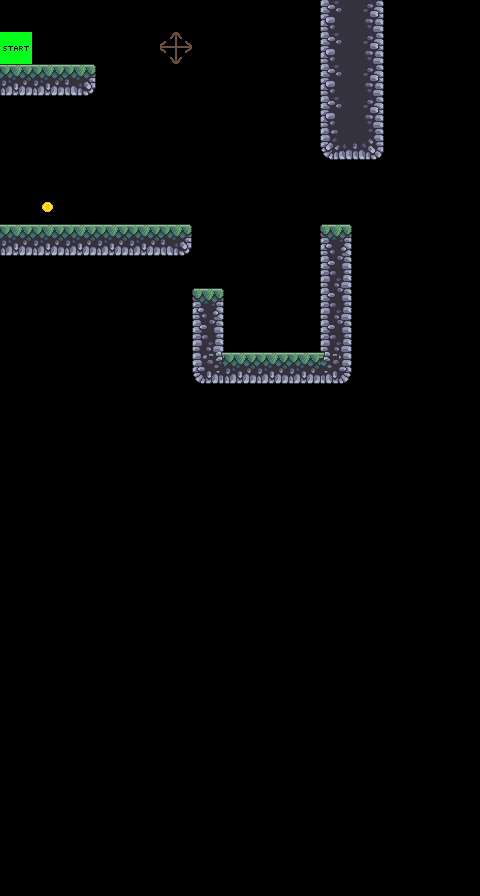

A level layout from a 2D game, rendered from its tile map. Below: a short description, then the map file with its tile-grid data intact:
An orthogonal 15x28 tile map with 32x32 px tiles, 4 tile layers (cst_terrain, dsf_change_direction, saf_scores, player), 4 tilesets.

<map version="1.8" tiledversion="1.8.2" orientation="orthogonal" renderorder="right-down" width="15" height="28" tilewidth="32" tileheight="32" infinite="0" nextlayerid="5" nextobjectid="1">
 <tileset firstgid="1" source="../tile_sets/player_tiles.tsx" />
 <tileset firstgid="2" source="../tile_sets/terrain_tiles.tsx" />
 <tileset firstgid="44" source="../tile_sets/change direction.tsx" />
 <tileset firstgid="45" source="../tile_sets/scores.tsx" />
 <layer id="1" name="cst_terrain" width="15" height="28">
  <data encoding="csv">
0,0,0,0,0,0,0,0,0,0,8,10,0,0,0,
0,0,0,0,0,0,0,0,0,0,8,10,0,0,0,
21,21,22,0,0,0,0,0,0,0,8,10,0,0,0,
0,0,0,0,0,0,0,0,0,0,8,10,0,0,0,
0,0,0,0,0,0,0,0,0,0,14,16,0,0,0,
0,0,0,0,0,0,0,0,0,0,0,0,0,0,0,
0,0,0,0,0,0,0,0,0,0,0,0,0,0,0,
21,21,21,21,21,22,0,0,0,0,5,0,0,0,0,
0,0,0,0,0,0,0,0,0,0,11,0,0,0,0,
0,0,0,0,0,0,5,0,0,0,11,0,0,0,0,
0,0,0,0,0,0,11,0,0,0,11,0,0,0,0,
0,0,0,0,0,0,28,21,21,21,29,0,0,0,0,
0,0,0,0,0,0,0,0,0,0,0,0,0,0,0,
0,0,0,0,0,0,0,0,0,0,0,0,0,0,0,
0,0,0,0,0,0,0,0,0,0,0,0,0,0,0,
0,0,0,0,0,0,0,0,0,0,0,0,0,0,0,
0,0,0,0,0,0,0,0,0,0,0,0,0,0,0,
0,0,0,0,0,0,0,0,0,0,0,0,0,0,0,
0,0,0,0,0,0,0,0,0,0,0,0,0,0,0,
0,0,0,0,0,0,0,0,0,0,0,0,0,0,0,
0,0,0,0,0,0,0,0,0,0,0,0,0,0,0,
0,0,0,0,0,0,0,0,0,0,0,0,0,0,0,
0,0,0,0,0,0,0,0,0,0,0,0,0,0,0,
0,0,0,0,0,0,0,0,0,0,0,0,0,0,0,
0,0,0,0,0,0,0,0,0,0,0,0,0,0,0,
0,0,0,0,0,0,0,0,0,0,0,0,0,0,0,
0,0,0,0,0,0,0,0,0,0,0,0,0,0,0,
0,0,0,0,0,0,0,0,0,0,0,0,0,0,0
</data>
 </layer>
 <layer id="4" name="dsf_change_direction" width="15" height="28" locked="1">
  <data encoding="csv">
0,0,0,0,0,0,0,0,0,0,0,0,0,0,0,
0,0,0,0,0,44,0,0,0,0,0,0,0,0,0,
0,0,0,0,0,0,0,0,0,0,0,0,0,0,0,
0,0,0,0,0,0,0,0,0,0,0,0,0,0,0,
0,0,0,0,0,0,0,0,0,0,0,0,0,0,0,
0,0,0,0,0,0,0,0,0,0,0,0,0,0,0,
0,0,0,0,0,0,0,0,0,0,0,0,0,0,0,
0,0,0,0,0,0,0,0,0,0,0,0,0,0,0,
0,0,0,0,0,0,0,0,0,0,0,0,0,0,0,
0,0,0,0,0,0,0,0,0,0,0,0,0,0,0,
0,0,0,0,0,0,0,0,0,0,0,0,0,0,0,
0,0,0,0,0,0,0,0,0,0,0,0,0,0,0,
0,0,0,0,0,0,0,0,0,0,0,0,0,0,0,
0,0,0,0,0,0,0,0,0,0,0,0,0,0,0,
0,0,0,0,0,0,0,0,0,0,0,0,0,0,0,
0,0,0,0,0,0,0,0,0,0,0,0,0,0,0,
0,0,0,0,0,0,0,0,0,0,0,0,0,0,0,
0,0,0,0,0,0,0,0,0,0,0,0,0,0,0,
0,0,0,0,0,0,0,0,0,0,0,0,0,0,0,
0,0,0,0,0,0,0,0,0,0,0,0,0,0,0,
0,0,0,0,0,0,0,0,0,0,0,0,0,0,0,
0,0,0,0,0,0,0,0,0,0,0,0,0,0,0,
0,0,0,0,0,0,0,0,0,0,0,0,0,0,0,
0,0,0,0,0,0,0,0,0,0,0,0,0,0,0,
0,0,0,0,0,0,0,0,0,0,0,0,0,0,0,
0,0,0,0,0,0,0,0,0,0,0,0,0,0,0,
0,0,0,0,0,0,0,0,0,0,0,0,0,0,0,
0,0,0,0,0,0,0,0,0,0,0,0,0,0,0
</data>
 </layer>
 <layer id="2" name="saf_scores" width="15" height="28">
  <data encoding="csv">
0,0,0,0,0,0,0,0,0,0,0,0,0,0,0,
0,0,0,0,0,0,0,0,0,0,0,0,0,0,0,
0,0,0,0,0,0,0,0,0,0,0,0,0,0,0,
0,0,0,0,0,0,0,0,0,0,0,0,0,0,0,
0,0,0,0,0,0,0,0,0,0,0,0,0,0,0,
0,0,0,0,0,0,0,0,0,0,0,0,0,0,0,
0,46,0,0,0,0,0,0,0,0,0,0,0,0,0,
0,0,0,0,0,0,0,0,0,0,0,0,0,0,0,
0,0,0,0,0,0,0,0,0,0,0,0,0,0,0,
0,0,0,0,0,0,0,0,0,0,0,0,0,0,0,
0,0,0,0,0,0,0,0,0,0,0,0,0,0,0,
0,0,0,0,0,0,0,0,0,0,0,0,0,0,0,
0,0,0,0,0,0,0,0,0,0,0,0,0,0,0,
0,0,0,0,0,0,0,0,0,0,0,0,0,0,0,
0,0,0,0,0,0,0,0,0,0,0,0,0,0,0,
0,0,0,0,0,0,0,0,0,0,0,0,0,0,0,
0,0,0,0,0,0,0,0,0,0,0,0,0,0,0,
0,0,0,0,0,0,0,0,0,0,0,0,0,0,0,
0,0,0,0,0,0,0,0,0,0,0,0,0,0,0,
0,0,0,0,0,0,0,0,0,0,0,0,0,0,0,
0,0,0,0,0,0,0,0,0,0,0,0,0,0,0,
0,0,0,0,0,0,0,0,0,0,0,0,0,0,0,
0,0,0,0,0,0,0,0,0,0,0,0,0,0,0,
0,0,0,0,0,0,0,0,0,0,0,0,0,0,0,
0,0,0,0,0,0,0,0,0,0,0,0,0,0,0,
0,0,0,0,0,0,0,0,0,0,0,0,0,0,0,
0,0,0,0,0,0,0,0,0,0,0,0,0,0,0,
0,0,0,0,0,0,0,0,0,0,0,0,0,0,0
</data>
 </layer>
 <layer id="3" name="player" width="15" height="28" locked="1">
  <data encoding="csv">
0,0,0,0,0,0,0,0,0,0,0,0,0,0,0,
1,0,0,0,0,0,0,0,0,0,0,0,0,0,0,
0,0,0,0,0,0,0,0,0,0,0,0,0,0,0,
0,0,0,0,0,0,0,0,0,0,0,0,0,0,0,
0,0,0,0,0,0,0,0,0,0,0,0,0,0,0,
0,0,0,0,0,0,0,0,0,0,0,0,0,0,0,
0,0,0,0,0,0,0,0,0,0,0,0,0,0,0,
0,0,0,0,0,0,0,0,0,0,0,0,0,0,0,
0,0,0,0,0,0,0,0,0,0,0,0,0,0,0,
0,0,0,0,0,0,0,0,0,0,0,0,0,0,0,
0,0,0,0,0,0,0,0,0,0,0,0,0,0,0,
0,0,0,0,0,0,0,0,0,0,0,0,0,0,0,
0,0,0,0,0,0,0,0,0,0,0,0,0,0,0,
0,0,0,0,0,0,0,0,0,0,0,0,0,0,0,
0,0,0,0,0,0,0,0,0,0,0,0,0,0,0,
0,0,0,0,0,0,0,0,0,0,0,0,0,0,0,
0,0,0,0,0,0,0,0,0,0,0,0,0,0,0,
0,0,0,0,0,0,0,0,0,0,0,0,0,0,0,
0,0,0,0,0,0,0,0,0,0,0,0,0,0,0,
0,0,0,0,0,0,0,0,0,0,0,0,0,0,0,
0,0,0,0,0,0,0,0,0,0,0,0,0,0,0,
0,0,0,0,0,0,0,0,0,0,0,0,0,0,0,
0,0,0,0,0,0,0,0,0,0,0,0,0,0,0,
0,0,0,0,0,0,0,0,0,0,0,0,0,0,0,
0,0,0,0,0,0,0,0,0,0,0,0,0,0,0,
0,0,0,0,0,0,0,0,0,0,0,0,0,0,0,
0,0,0,0,0,0,0,0,0,0,0,0,0,0,0,
0,0,0,0,0,0,0,0,0,0,0,0,0,0,0
</data>
 </layer>
</map>
